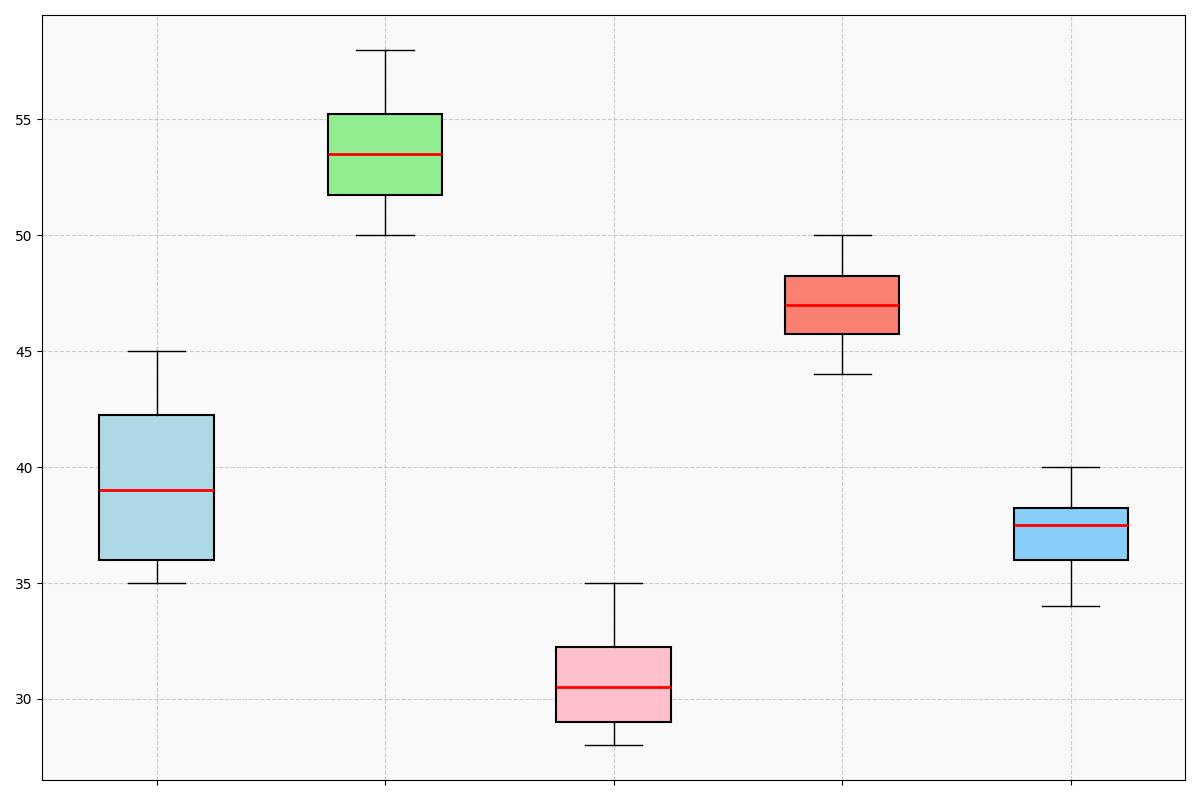

Generate this figure with Python:
import matplotlib.pyplot as plt
import numpy as np

# Data representing monthly temperatures (in °C) at five different wells
well_temps = [
    [35, 36, 38, 40, 42, 45, 43, 41, 44, 37, 36, 35],  # Well A
    [50, 52, 54, 56, 55, 57, 58, 54, 53, 51, 52, 50],  # Well B
    [28, 30, 29, 31, 33, 35, 34, 32, 31, 30, 29, 28],  # Well C
    [45, 46, 47, 48, 49, 50, 49, 48, 47, 46, 45, 44],  # Well D
    [39, 38, 37, 36, 35, 34, 36, 38, 40, 39, 38, 37]   # Well E
]

# Creating the figure and axis
fig, ax = plt.subplots(figsize=(12, 8))

# Create a vertical boxplot with the given data
bp = ax.boxplot(well_temps, patch_artist=True, notch=False, vert=True,
                boxprops=dict(color='black', linewidth=1.5),
                medianprops=dict(color='red', linewidth=2),
                whiskerprops=dict(color='black'),
                capprops=dict(color='black'),
                flierprops=dict(marker='o', color='blue', alpha=0.5))

# Setting colors for each well's boxplot
colors = ['#ADD8E6', '#90EE90', '#FFC0CB', '#FA8072', '#87CEFA']
for patch, color in zip(bp['boxes'], colors):
    patch.set_facecolor(color)

# Remove text labels and titles
ax.set_xticklabels([])

# Enhance readability with grid lines
ax.grid(True, linestyle='--', alpha=0.6)

# Adding a subtle background
ax.set_facecolor('#f9f9f9')

# Remove legend since there are no labels
# plt.legend() call is removed

# Automatically adjust layout for optimal display
plt.tight_layout()

# Show the plot
plt.show()
